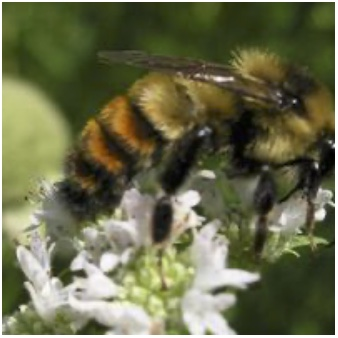
#> input picture DataAnalysis/midterm2/bee_1.jpg, 338 x 338 px; the run also reads 1 picture not shown here
$ jupyter execute --allow-errors midterm2-proyect2-part1.ipynb
#> lines starting #> are read from the running program, lines starting #| are printed output that depends on the picture
# 1. IMPORTANDO LIBRERIAS DE PYTHON.

[cell 1]
# Importación de bibliotecas
from pathlib import Path
import matplotlib.pyplot as plt
from IPython.display import display
import pandas as pd
import numpy as np
from PIL import Image

# Crear una matriz de datos aleatorios
test_data = np.random.beta(1, 1, (100, 100, 3))

# Mostrar la imagen
plt.imshow(test_data)
#> (this line was passed over: IPython is not available in this run)
plt.show()

# 2. ABRIENDO IMÁGENES CON PIL.

[cell 2]
# Cargar una imagen
img = Image.open('bee_1.jpg')
#> img is the input picture: PIL image 338x338 RGB; mean R, G, B 105.6, 107.1, 75.6

# Obtener el tamaño de la imagen
img_size = img.size
#> img_size = (338, 338)
print(f"The image size is: {img_size}")
#| The image size is: (338, 338)

# Mostrar la imagen
display(img)

# 3. MANIPULACIÓN DE IMÁGENES CON PIL.

[cell 3]
img_cropped = img.crop((75, 75, 200, 200))
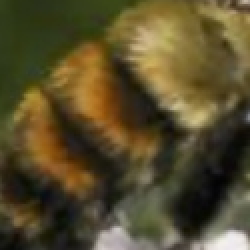
#> img_cropped: PIL image 125x125 RGB (shown 2 times larger); mean R, G, B 87.4, 76.8, 44.1
display(img_cropped)


img_rotated = img.rotate(45, expand=True)
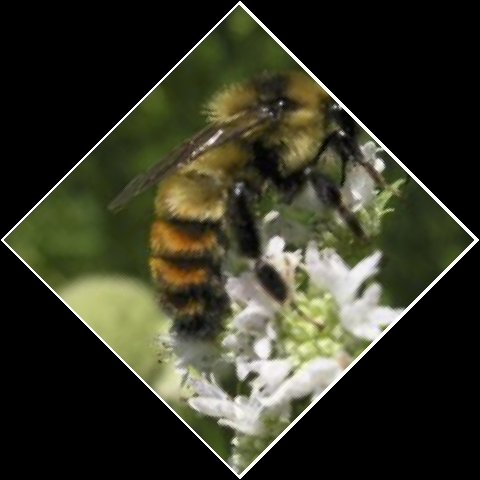
#> img_rotated: PIL image 480x480 RGB; mean R, G, B 52.9, 53.6, 38
display(img_rotated)

img_flipped = img.transpose(Image.FLIP_LEFT_RIGHT)
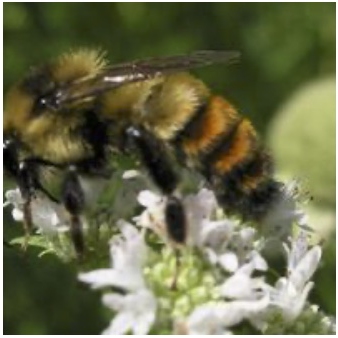
#> img_flipped: PIL image 338x338 RGB; mean R, G, B 105.6, 107.1, 75.6
display(img_flipped)

# 4. IMÁGENES COMO BASES DE DATOS.

[cell 4]
img_data = np.array(img)

print(f"Our NumPy array has the shape: {img_data.shape}")
#| Our NumPy array has the shape: (338, 338, 3)


plt.imshow(img_data)
#> (this line was passed over: IPython is not available in this run)
plt.show()

def normalize_channel(channel):
    channel = channel.astype(float)
    return (channel - channel.min()) / (channel.max() - channel.min())

#> (the rest of this cell did not finish here and is left out)

# 5. EXPLORAR LOS CANALES DE COLOR.

[cell 5]
def plot_kde(canal, color):
    data = canal.flatten()
    return pd.Series(data).plot.density(c=color)

channels = ['r', 'g', 'b']

def plot_rgb(image_data):
    for ix, color in enumerate(channels):
        plot_kde(image_data[:, :, ix], color)
    plt.show()

# 6. ABEJAS DE MIEL Y ABEJORROS (I).

[cell 6]
honey = Image.open('bee_12.jpg')
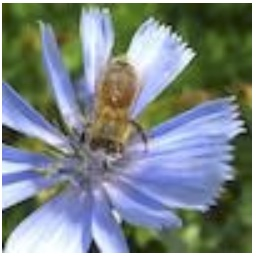
#> input picture DataAnalysis/midterm2/bee_12.jpg, 256 x 256 px
#> honey is the input picture: PIL image 256x256 RGB; mean R, G, B 124.1, 135, 135.2
display(honey)

honey_data = np.array(honey)
plot_rgb(honey_data)
#> (the call stopped at in plot_kde, `return pd.Series(data).plot.density(c=color)`: IPython is not available in this run)

# 7. ABEJAS DE MIEL Y ABEJORROS (II).

[cell 7]
bumble = Image.open('bee_3.jpg')
display(bumble)

bumble_data = np.array(bumble)
plot_rgb(bumble_data)
#> (the call stopped at in plot_kde, `return pd.Series(data).plot.density(c=color)`: IPython is not available in this run)

# 8. SIMPLIFICAR, SIMPLIFICAR, SIMPLIFICAR.

[cell 8]
honey_bw = honey.convert('L')
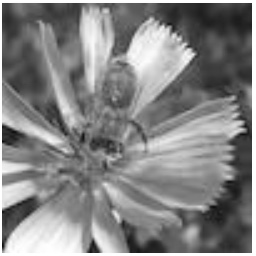
#> honey_bw: PIL image 256x256 L; min 11, max 255, mean 131.7
display(honey_bw)

honey_bw_arr = np.array(honey_bw)
honey_bw_arr_shape = honey_bw_arr.shape
#> honey_bw_arr_shape = (256, 256)
print("Our NumPy array has the shape: {}".format(honey_bw_arr_shape))
#| Our NumPy array has the shape: (256, 256)

plt.imshow(honey_bw_arr, cmap='gray')
#> (this line was passed over: IPython is not available in this run)
plt.show()

plot_kde(honey_bw_arr, 'k')
#> (the call stopped at in plot_kde, `return pd.Series(data).plot.density(c=color)`: IPython is not available in this run)
plt.show()

# 9. ¡GUARDAR SU TRABAJO!

[cell 9]
honey_bw_flip = honey_bw.transpose(Image.FLIP_LEFT_RIGHT)
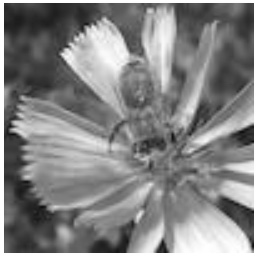
#> honey_bw_flip: PIL image 256x256 L; min 11, max 255, mean 131.7
display(honey_bw_flip)

honey_bw_flip.save('bw_flipped.jpg')

honey_hc_arr = np.maximum(honey_bw_arr, 100)
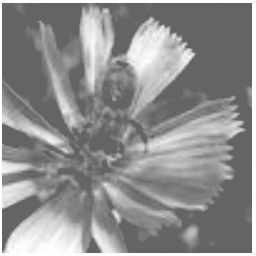
#> honey_hc_arr: shape (256, 256); min 100, max 255, mean 142.1

plt.imshow(honey_hc_arr, cmap='gray')
#> (this line was passed over: IPython is not available in this run)
plt.show()

honey_bw_hc = Image.fromarray(honey_hc_arr)
honey_bw_hc.save('bw_hc.jpg')
